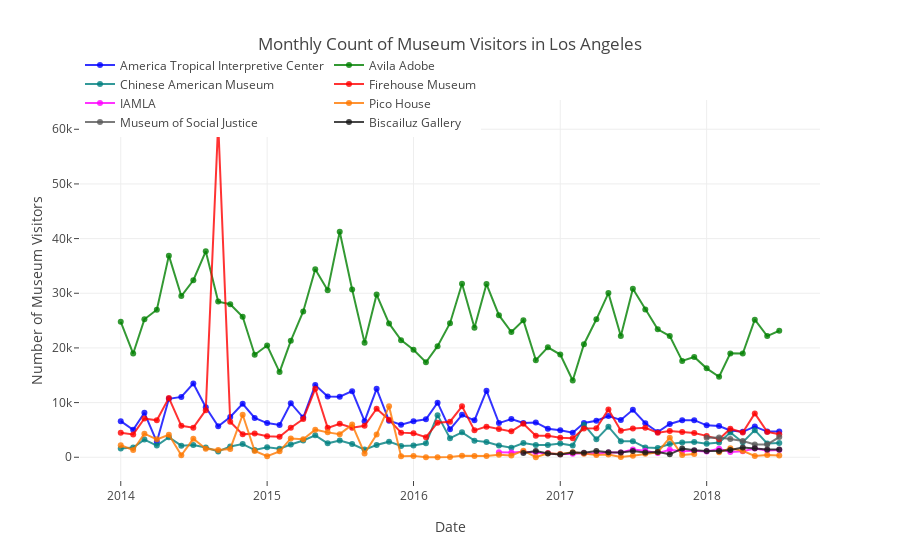

Notebook code for this chart:
### Markdown cell above
**Monthly Count of Museum Visitors in Los Angeles**

### Code cell
import os
import numpy as np 
import pandas as pd
import matplotlib.pyplot as plt
import plotly.graph_objs as go
from plotly.offline import init_notebook_mode, iplot
from IPython.core import display as ICD
init_notebook_mode(connected=True)
museum = pd.read_csv('../input/museum-visitors.csv')
museum = museum.sort_values(by='Month')

trace1 = go.Scatter(
                    x = museum.Month,
                    y = museum['America Tropical Interpretive Center'],
                    mode = "lines+markers",
                    name = "America Tropical Interpretive Center",
                    marker = dict(color = 'rgba(0, 0, 255, 0.8)'),)
trace2 = go.Scatter(
                    x = museum.Month,
                    y = museum['Avila Adobe'],
                    mode = "lines+markers",
                    name = "Avila Adobe",
                    marker = dict(color = 'rgba(0, 128, 0, 0.8)'),)
trace3 = go.Scatter(
                    x = museum.Month,
                    y = museum['Chinese American Museum'],
                    mode = "lines+markers",
                    name = "Chinese American Museum",
                    marker = dict(color = 'rgba(0, 128, 128, 0.8)'),)
trace4 = go.Scatter(
                    x = museum.Month,
                    y = museum['Firehouse Museum'],
                    mode = "lines+markers",
                    name = "Firehouse Museum",
                    marker = dict(color = 'rgba(255, 0, 0, 0.8)'),)
trace5 = go.Scatter(
                    x = museum.Month,
                    y = museum['IAMLA'],
                    mode = "lines+markers",
                    name = "IAMLA",
                    marker = dict(color = 'rgba(255, 0, 255, 0.8)'),)
trace6 = go.Scatter(
                    x = museum.Month,
                    y = museum['Pico House '],
                    mode = "lines+markers",
                    name = "Pico House",
                    marker = dict(color = 'rgba(255, 120, 0, 0.8)'),)
trace7 = go.Scatter(
                    x = museum.Month,
                    y = museum['Museum of Social Justice'],
                    mode = "lines+markers",
                    name = "Museum of Social Justice",
                    marker = dict(color = 'rgba(90, 90, 90, 0.8)'),)
trace8 = go.Scatter(
                    x = museum.Month,
                    y = museum['Biscailuz Gallery'],
                    mode = "lines+markers",
                    name = "Biscailuz Gallery",
                    marker = dict(color = 'rgba(25, 25, 25, 0.8)'),)

data = [trace1, trace2, trace3, trace4, trace5, trace6,trace7,trace8]
layout = dict(title = 'Monthly Count of Museum Visitors in Los Angeles',
              xaxis= dict(title= 'Date',ticklen= 5,zeroline= False),yaxis= dict(title= 'Number of Museum Visitors',ticklen= 5,zeroline= False),legend=dict(orientation= "h",x=0, y= 1.13))
fig = dict(data = data, layout = layout)
iplot(fig)
